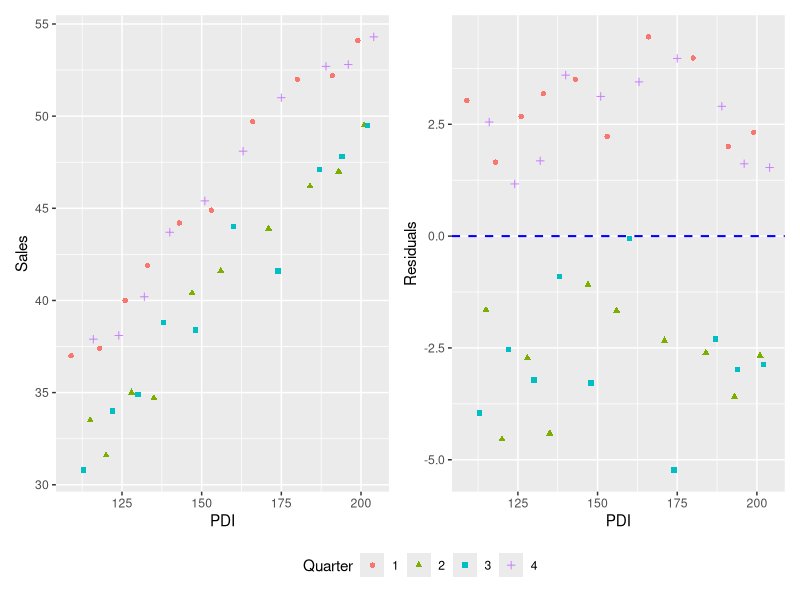
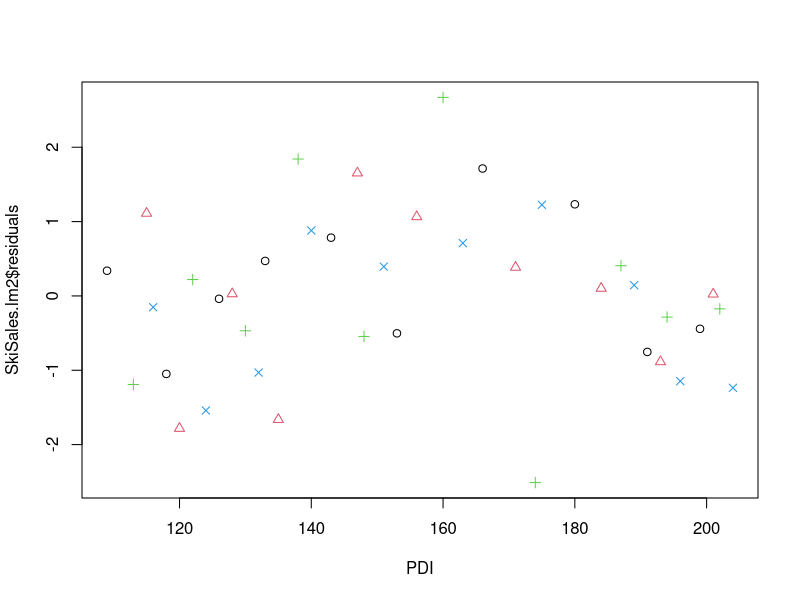
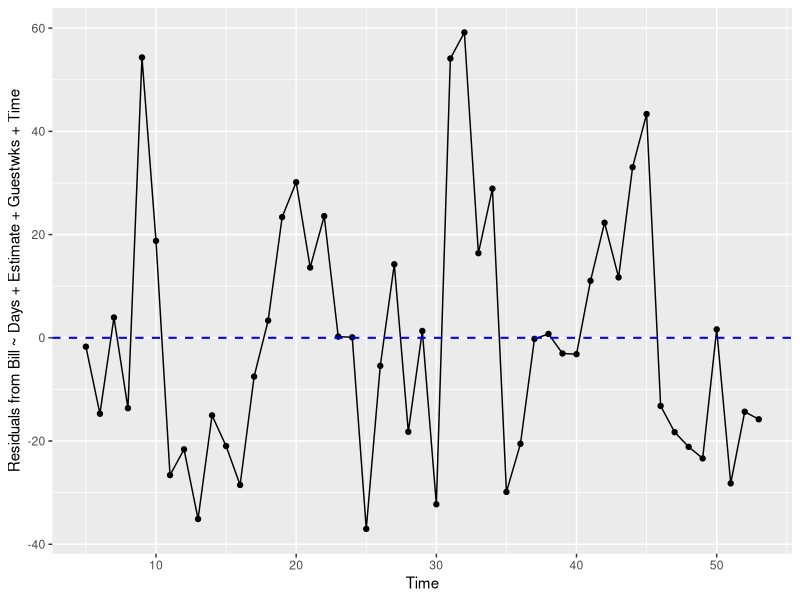
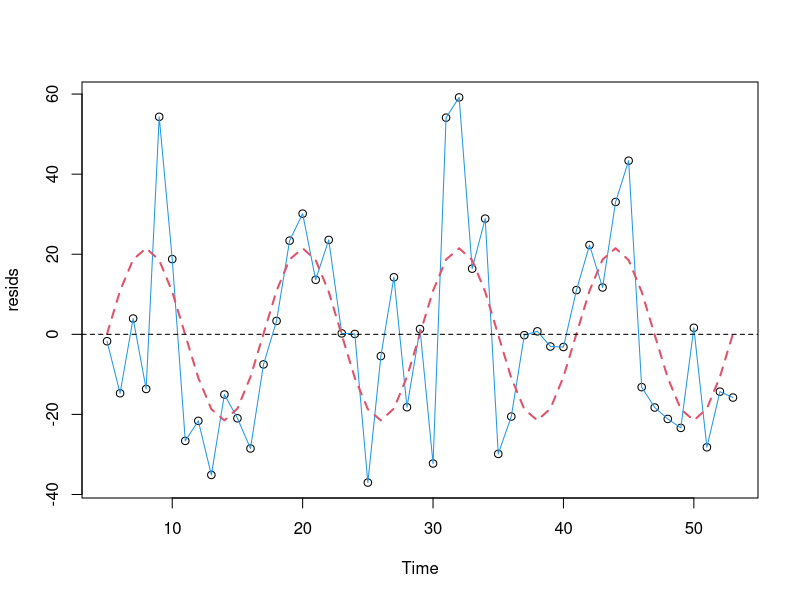
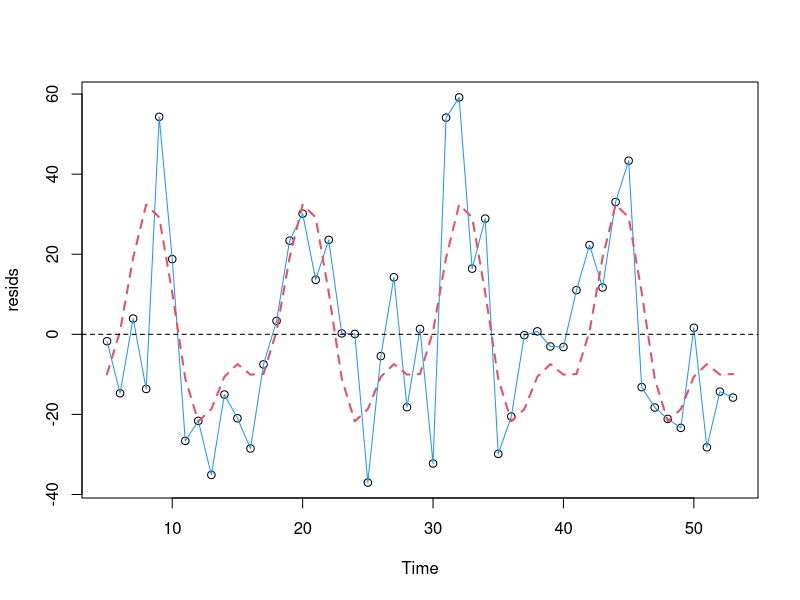
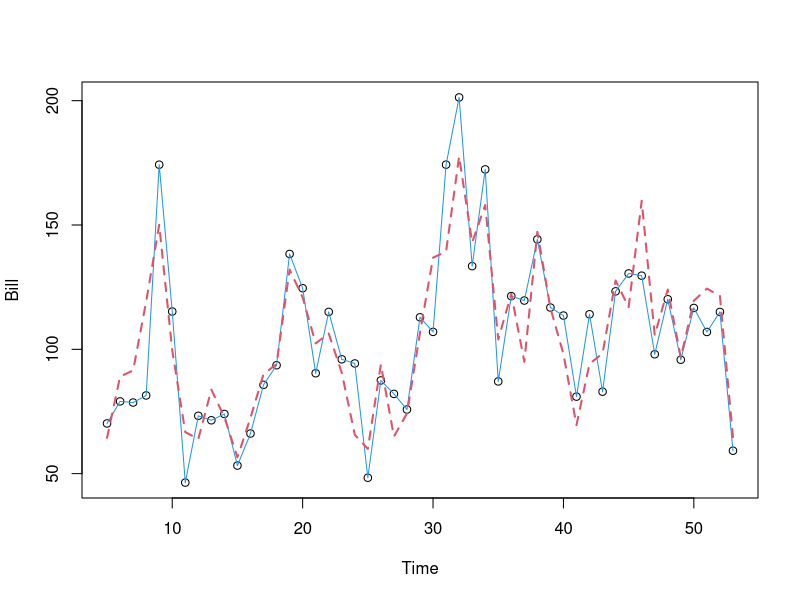

The R source for these figures, in order:
## ---- chunk 1
library(knitr)
opts_chunk$set(dev=c("png", "pdf"))
opts_chunk$set(fig.height=6, fig.width=7, fig.path="Figures/", fig.alt="unlabelled")
opts_chunk$set(comment="", fig.align="center", tidy=TRUE)
options(knitr.kable.NA = '')
library(tidyverse)
library(broom)
library(patchwork)
## ---- chunk 2
#SkiSales = read.csv("SkiSales.csv",header=TRUE)
SkiSales = read.csv("../data/SkiSales.csv",header=TRUE)
SkiSales |> head() |> kable()
## ---- chunk 3
a <- SkiSales |>
  mutate(Quarter = as.factor(Quarter)) |>
  ggplot(aes(y = Sales, x = PDI)) +
  geom_point(aes(pch = Quarter, col = Quarter))

SkiSales.lm1 <- lm(Sales ~ PDI, data = SkiSales)
Residuals <- resid(SkiSales.lm1)

b <- SkiSales |>
  mutate(Quarter = as.factor(Quarter)) |>
  ggplot(aes(x = PDI, y = Residuals)) +
  geom_point(aes(pch = Quarter, col = Quarter)) +
  geom_hline(yintercept = 0, color = "blue", linewidth = 0.7, linetype = "dashed")

# Side by side
(a | b) +
  plot_layout(guides = "collect") &
  theme(legend.position = "bottom")
## ---- chunk 4
SkiSales |> mutate(Winter =as.numeric( (Quarter ==1)+ (Quarter ==4))) -> SkiSales
SkiSales.lm2 = lm(Sales ~ PDI + Winter, data=SkiSales)
summary(SkiSales.lm2)
plot(SkiSales.lm2$residuals ~ PDI,  pch=Quarter, col= Quarter, data=SkiSales)
## ---- chunk 5
SkiSales |> mutate(Q4=as.numeric(  Quarter ==4 ),
 Q2=as.numeric(  Quarter ==2 )) -> SkiSales
SkiSales.lm3 = lm(Sales ~ PDI + Winter+ Q4 + Q2, data=SkiSales)
summary(SkiSales.lm3)
anova(SkiSales.lm2, SkiSales.lm3)
## ---- chunk 6
#Electricity= read.csv("Electricity.csv",header=TRUE)
Electricity = read.csv("../data/Electricity.csv",header=TRUE) 
Electricity |> head() |> kable()
## ---- chunk 7
Electricity.lm1 =lm(Bill~Days + Estimate+ Guestwks + Time , data=Electricity)
resids =Electricity.lm1$residuals
# ggplot residuals vs Time (points + line + y=0 reference)
Electricity |>
  dplyr::mutate(Residuals = resid(Electricity.lm1)) |>
  ggplot2::ggplot(ggplot2::aes(x = Time, y = Residuals)) +
  ggplot2::geom_point() +
  ggplot2::geom_line() +
  ggplot2::geom_hline(yintercept = 0, color = "blue", linewidth = 0.7, linetype = "dashed") +
  ggplot2::labs(x = "Time", y = "Residuals from Bill ~ Days + Estimate + Guestwks + Time")
## ---- chunk 8
Electricity.lm2= lm(resids ~ factor(Month), data=Electricity)
summary(Electricity.lm2)
## ---- chunk 9
Electricity |> mutate(SinTime = sin((Time-4)*2*3.1415927 /12),
CosTime = cos((Time-4)*2*3.1415927 /12)) -> Electricity
Electricity.lm3 = lm(resids ~ SinTime  + CosTime, data=Electricity)
summary(Electricity.lm3)
## ---- chunk 10
plot(resids~ Time, data=Electricity)
lines(resids~ Time, lty=1,col=4, data=Electricity)
lines(Electricity.lm3$fitted.values ~ Time, lty=2,col=2,lwd=2, data=Electricity)
abline(h=0, lty=2)
## ---- chunk 11
Electricity |> mutate(SinTime = sin((Time-5)*2*3.1415927 /12),
CosTime = cos((Time-5)*2*3.1415927 /12)) -> Electricity
Electricity.lm4 = lm(resids ~ SinTime  + CosTime, data=Electricity)
summary(Electricity.lm4)
## ---- chunk 12
Electricity |> mutate(Sin2Time = sin((Time-5)*4*3.1415927 /12),
Cos2Time = cos((Time-5)*4*3.1415927 /12)) -> Electricity
Electricity.lm5 = lm(resids ~ SinTime  + CosTime+ Sin2Time + Cos2Time, data=Electricity)
summary(Electricity.lm5)
anova(Electricity.lm4,Electricity.lm5)
## ---- chunk 13
plot(resids~ Time, data=Electricity)
lines(resids~ Time, lty=1,col=4, data=Electricity)
lines(Electricity.lm5$fitted.values ~ Time, lty=2,col=2,lwd=2, data=Electricity)
abline(h=0, lty=2)
## ---- chunk 14
 Electricity.lm6 =lm(Bill~Days + Estimate+ Guestwks + Time+SinTime  + CosTime+ Sin2Time + Cos2Time, data=Electricity)
 summary(Electricity.lm6)
plot(Bill~ Time, data=Electricity)
lines(Bill~ Time, lty=1,col=4, data=Electricity)
lines(Electricity.lm6$fitted.values ~ Time, lty=2,col=2,lwd=2, data=Electricity)
